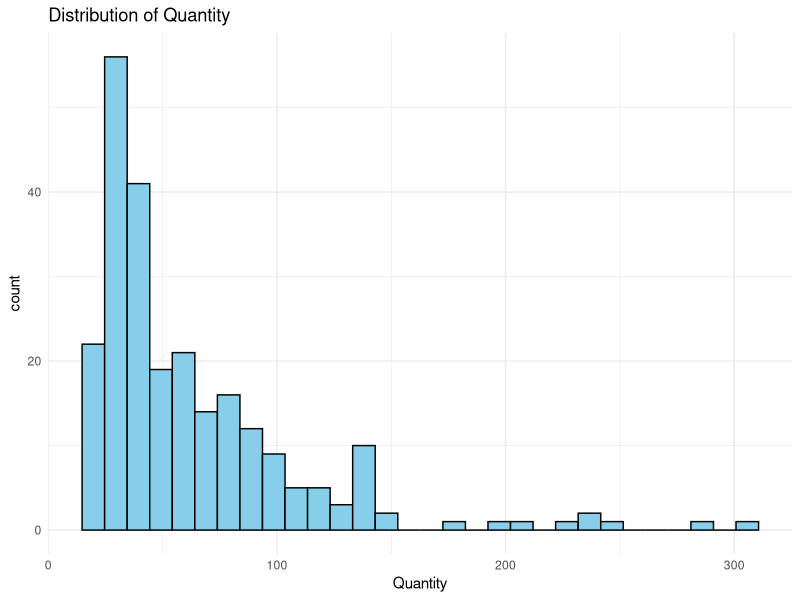
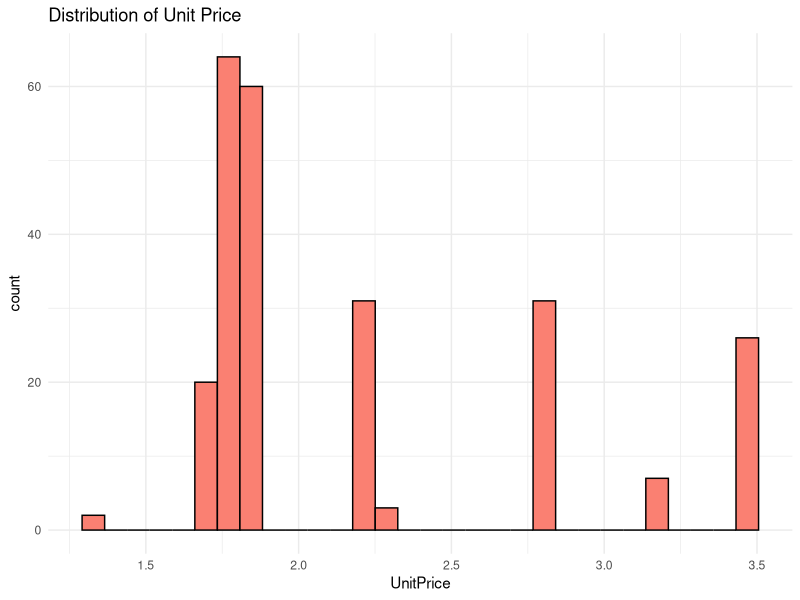
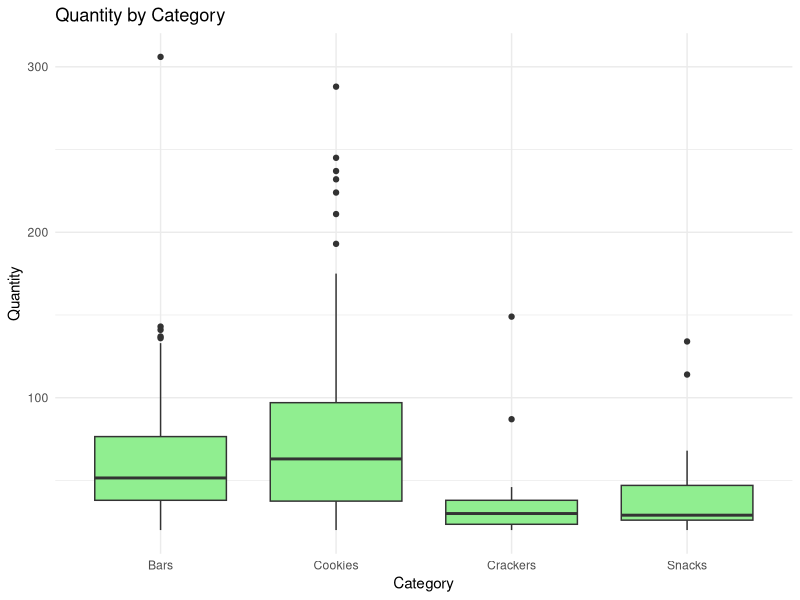
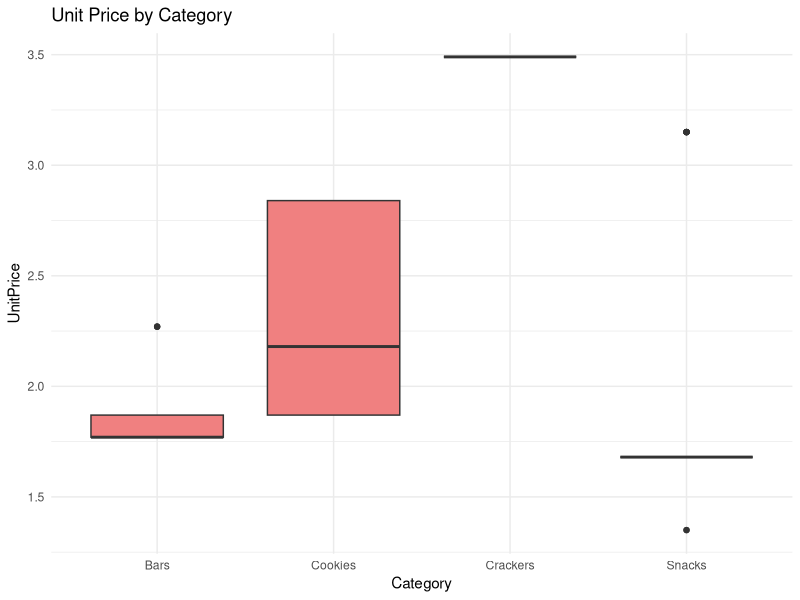
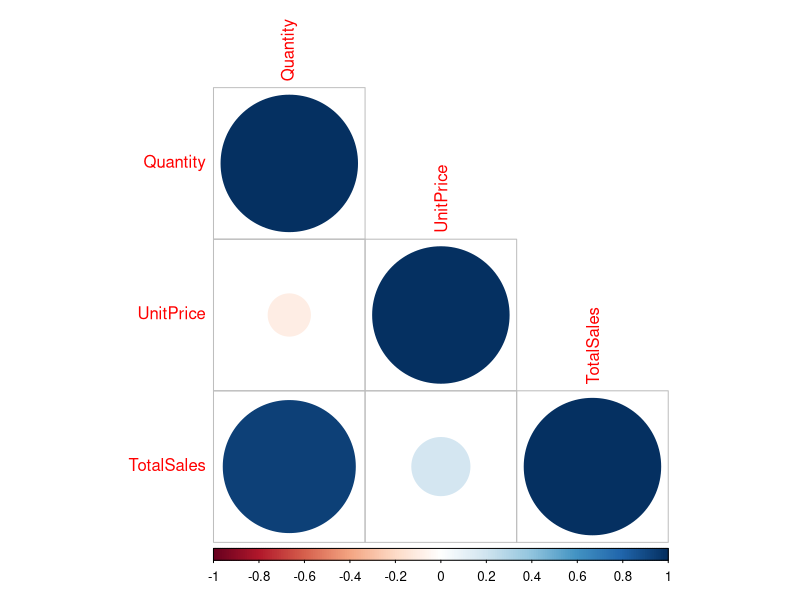
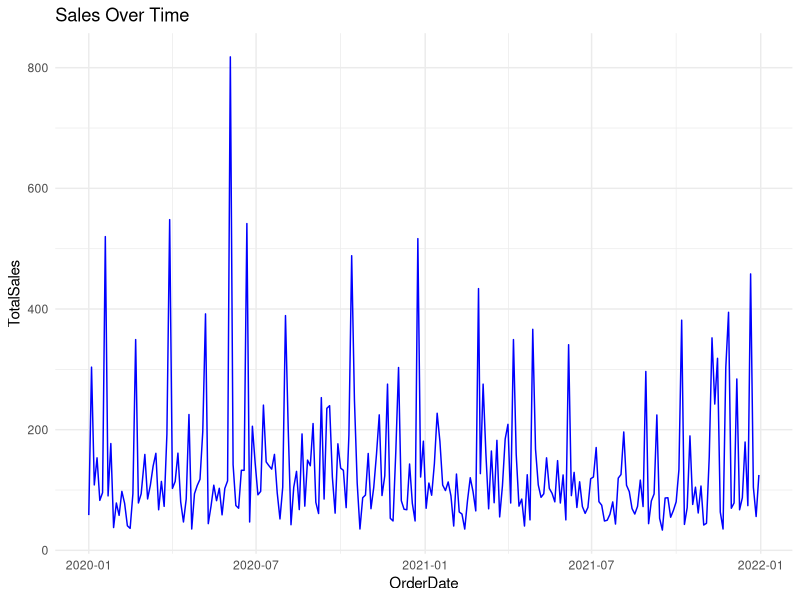
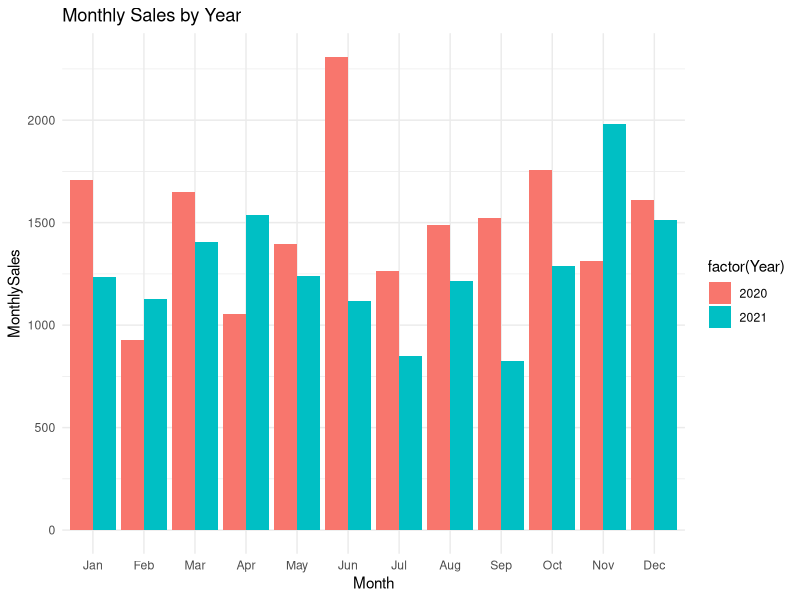

R code for these plots, in order:
# Load required libraries
library(readxl)
library(dplyr)
library(ggplot2)
library(tidyr)
library(lubridate)
library(corrplot)

# Load the Excel file and sheet
data <- read_excel("Sampledatafoodslaes.xlsx", sheet = "FoodSales")

# View structure
str(data)

# Shape of the dataset
cat("Rows:", nrow(data), " Columns:", ncol(data), "\n")

# Check for missing values
sapply(data, function(x) sum(is.na(x)))

# Check for duplicates
cat("Duplicates:", sum(duplicated(data)), "\n")

# Summary statistics for numerical columns
summary(select(data, Quantity, UnitPrice))

# Frequency counts for categorical variables
table(data$Region)
table(data$City)
table(data$Category)

# Feature Engineering
data <- data %>%
  mutate(
    TotalSales = Quantity * UnitPrice,
    OrderDate = as.Date(OrderDate),
    Month = month(OrderDate, label = TRUE),
    Year = year(OrderDate)
  )

# Histograms for Quantity and UnitPrice
ggplot(data, aes(x = Quantity)) + 
  geom_histogram(bins = 30, fill = "skyblue", color = "black") +
  theme_minimal() + ggtitle("Distribution of Quantity")

ggplot(data, aes(x = UnitPrice)) + 
  geom_histogram(bins = 30, fill = "salmon", color = "black") +
  theme_minimal() + ggtitle("Distribution of Unit Price")

 #Box plots for UnitPrice and Quantity by Category
ggplot(data, aes(x = Category, y = Quantity)) + 
  geom_boxplot(fill = "lightgreen") + 
  theme_minimal() + ggtitle("Quantity by Category")

ggplot(data, aes(x = Category, y = UnitPrice)) + 
  geom_boxplot(fill = "lightcoral") + 
  theme_minimal() + ggtitle("Unit Price by Category")

  # Correlation matrix (numerical only)
num_data <- select(data, Quantity, UnitPrice, TotalSales)
cor_matrix <- cor(num_data)
corrplot(cor_matrix, method = "circle", type = "lower")

# Sales trends over time
ggplot(data, aes(x = OrderDate, y = TotalSales)) +
  geom_line(color = "blue") +
  theme_minimal() + ggtitle("Sales Over Time")

# Monthly Sales Trend
monthly_sales <- data %>%
  group_by(Year, Month) %>%
  summarise(MonthlySales = sum(TotalSales), .groups = "drop")

ggplot(monthly_sales, aes(x = Month, y = MonthlySales, fill = factor(Year))) +
  geom_bar(stat = "identity", position = "dodge") +
  theme_minimal() + ggtitle("Monthly Sales by Year")
